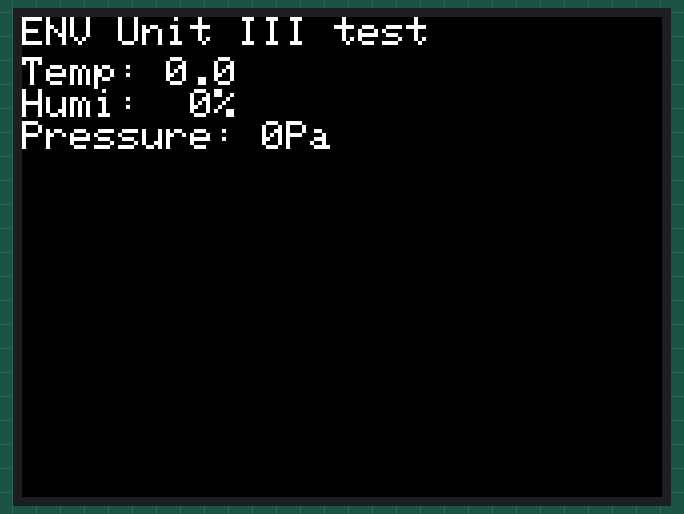
This sketch was run on a simulated ESP32. On the bench: 320×240 colour display. Not simulated (calls return 0 or success): UNIT_ENV.h.

Above: at 0.2 s.

The sketch:

20220408_ENVIII.ino
```cpp
#include <M5Stack.h>

#include "UNIT_ENV.h"

SHT3X sht30;
QMP6988 qmp6988;

float tmp = 0.0;
float hum = 0.0;
float pressure = 0.0;

void setup() {
  M5.begin();             // Init M5Stack.  初始化M5Stack
  M5.Power.begin();       // Init power  初始化电源模块
  M5.lcd.setTextSize(2);  // Set the text size to 2.  设置文字大小为2
  Wire.begin();  // Wire init, adding the I2C bus.  Wire初始化, 加入i2c总线
  qmp6988.init();
  M5.lcd.println(F("ENV Unit III test"));
}

void loop() {
  pressure = qmp6988.calcPressure();
  if (sht30.get() == 0) {  // Obtain the data of shT30.  获取sht30的数据
    tmp = sht30.cTemp;     // Store the temperature obtained from shT30.
                           // 将sht30获取到的温度存储
    hum = sht30.humidity;  // Store the humidity obtained from the SHT30.
                           // 将sht30获取到的湿度存储
  } else {
    tmp = 0, hum = 0;
  }
  M5.lcd.fillRect(0, 20, 100, 60,
                  BLACK);  // Fill the screen with black (to clear the screen).
                           // 将屏幕填充黑色(用来清屏)
  M5.lcd.setCursor(0, 20);
  M5.Lcd.printf("Temp: %2.1f  \r\nHumi: %2.0f%%  \r\nPressure:%2.0fPa\r\n", tmp,
                hum, pressure);
  delay(2000);
}
```
